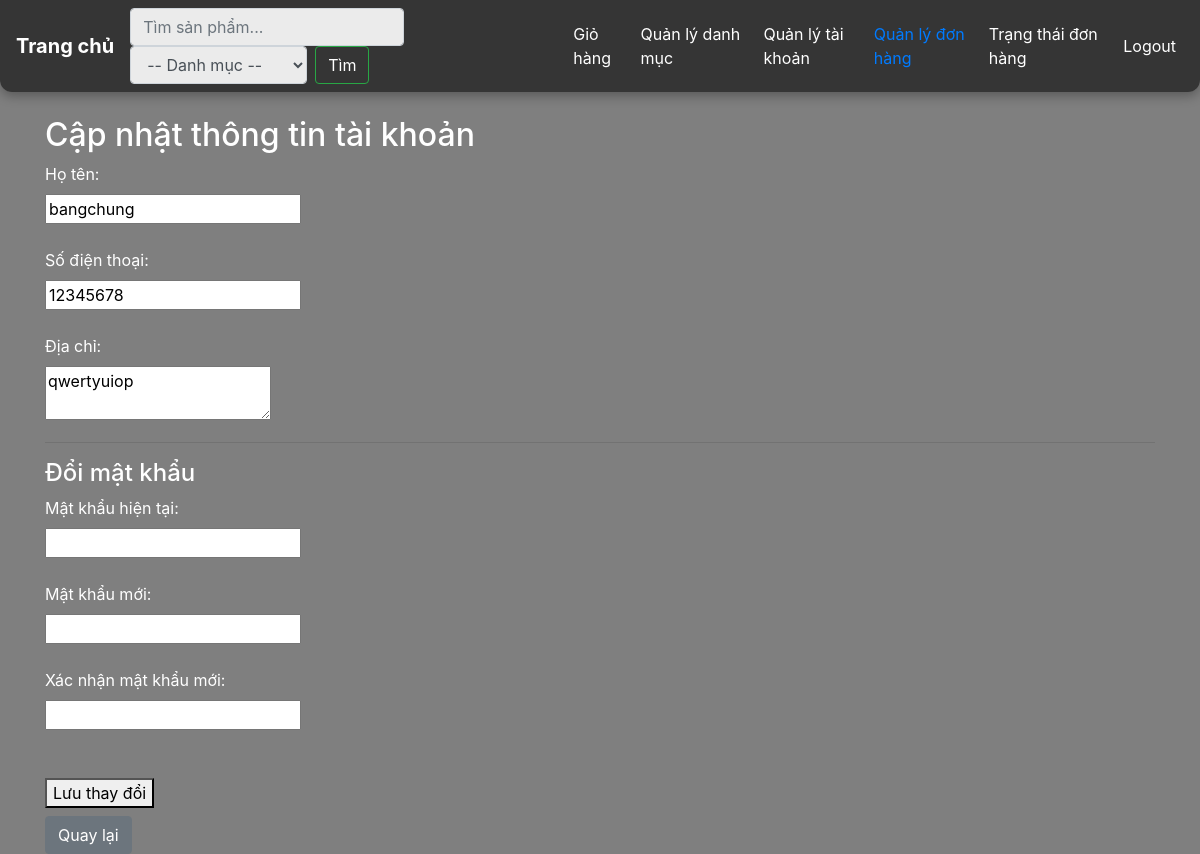
Page /account/edit?id=1 (signed in) on the committed database.
### tables this page shows
CREATE TABLE IF NOT EXISTS account (
    id INT AUTO_INCREMENT PRIMARY KEY,
    username VARCHAR(255) NOT NULL UNIQUE,
    fullname VARCHAR(255) NOT NULL,
    password VARCHAR(255) NOT NULL,
    phone VARCHAR(20),
    address TEXT,
    role ENUM('admin', 'user') DEFAULT 'user'
);

### app/controllers/AccountController.php (called while the page is built, shortened)
<?php
require_once('app/config/database.php');
require_once('app/models/AccountModel.php');
class AccountController
{
    private $accountModel;
    public function __construct()
    {
        $this->db = (new Database())->getConnection();
        $this->accountModel = new AccountModel($this->db);
    }
    public function edit()
    {
        $accountId = $_SESSION['account_id'] ?? null;
        $account = $this->accountModel->findById($accountId);
        include_once 'app/views/account/edit.php';
    }
}

### index.php (called while the page is built, shortened)
<?php
require_once 'app/config/database.php';
$url = $_GET['url'] ?? '';
$url = rtrim($url, '/');
$url = filter_var($url, FILTER_SANITIZE_URL);
$url = explode('/', $url);
$action = isset($url[1]) && $url[1] != '' ? $url[1] : 'index';
$controller = new $controllerName();
call_user_func_array([$controller, $action], array_slice($url, 2));

### app/config/database.php (called while the page is built, shortened)
<?php
class Database
{
    private $host = "localhost";
    private $db_name = "my_store";
    private $username = "root";
    private $password = "";
    public function getConnection()
    {
        $this->conn = null;
        try {
            $this->conn = new PDO("mysql:host=" . $this->host . ";dbname=" . $this->db_name, $this->username, $this->password);
            $this->conn->exec("set names utf8");
        } catch (PDOException $exception) {
            echo "Connection error: " . $exception->getMessage();
        }
        return $this->conn;
    }
}

### app/models/AccountModel.php (called while the page is built, shortened)
<?php
class AccountModel
{
    private $conn;
    public function __construct($db)
    {
        $this->conn = $db;
    }
    public function findById($id)
    {
        $sql = "SELECT * FROM account WHERE id = :id";
        $stmt = $this->conn->prepare($sql);
        $stmt->execute(['id' => $id]);
return $stmt->fetch(PDO::FETCH_OBJ);
    }public function getOrderHistoryByAccountId($accountId)
    {
        $sql = "SELECT
                    a.fullname AS account_name,
                    o.created_at,
                    o.address, -- Thêm dòng này
                    p.name AS product_name,
                    od.price AS product_price,
                    od.quantity,
                    (od.quantity * od.price) AS line_total,
                    o.total AS order_total
                FROM orders o
                JOIN account a ON o.account_id = a.id
                JOIN order_details od ON o.id = od.order_id
                JOIN product p ON od.product_id = p.id
                WHERE o.account_id = :accountId
                ORDER BY o.created_at DESC";
        $stmt = $this->conn->prepare($sql);
        $stmt->execute(['accountId' => $accountId]);
        return $stmt->fetchAll(PDO::FETCH_ASSOC);
    }
}

### app/views/account/edit.php (the view, shortened to what this page needs)
<?php include 'app/views/shares/header.php'; ?>
<head>
    <link rel="stylesheet" href="/assets/css/bootstrap.min.css">
    <link rel="stylesheet" href="https://cdnjs.cloudflare.com/ajax/libs/font-awesome/6.5.0/css/all.min.css">
</head>
<h2>Cập nhật thông tin tài khoản</h2>
<form method="POST" action="/account/update">
    <label>Họ tên:</label><br>
    <input type="text" name="fullname" value="<?= htmlspecialchars($account->fullname ?? '') ?>"><br>
    <span style="color:red"><?= $errors['fullname'] ?? '' ?></span><br>
    <label>Số điện thoại:</label><br>
    <input type="text" name="phone" value="<?= htmlspecialchars($account->phone ?? '') ?>"><br>
    <span style="color:red"><?= $errors['phone'] ?? '' ?></span><br>
    <label>Địa chỉ:</label><br>
    <textarea name="address"><?= htmlspecialchars($account->address ?? '') ?></textarea><br>
    <hr>
    <h4>Đổi mật khẩu</h4>
    <label>Mật khẩu hiện tại:</label><br>
    <input type="password" name="current_password" autocomplete="off"><br>
    <span style="color:red"><?= $errors['current_password'] ?? '' ?></span><br>
    <label>Mật khẩu mới:</label><br>
    <input type="password" name="new_password" autocomplete="off"><br>
    <span style="color:red"><?= $errors['new_password'] ?? '' ?></span><br>
    <label>Xác nhận mật khẩu mới:</label><br>
    <input type="password" name="confirm_new_password" autocomplete="off"><br>
    <span style="color:red"><?= $errors['confirm_new_password'] ?? '' ?></span><br>
    <br>
    <button type="submit">Lưu thay đổi</button>
</form>
<a href="/Account/quanLyTaiKhoan" class="btn btn-secondary mt-2">Quay lại</a>

### app/views/shares/header.php (style rules this page uses)
body { background: #f5f5f5; }

### app/views/account/edit.php (style rules this page uses)
body { background-image: url('https://tipsmake.com/data/images/beautiful-technology-background-picture-4-1xJsgdLW6.jpg'); background-size: cover; background-repeat: no-repeat; background-attachment: fixed; background-position: center; color: white; position: relative; z-index: 1; }
body::before { content: ""; position: fixed; top: 0; left: 0; width: 100%; height: 100%; background-color: rgba(0, 0, 0, 0.5); z-index: -1; }

### rows in the picture
account: fullname "bangchung", phone "12345678", address "qwertyuiop"
